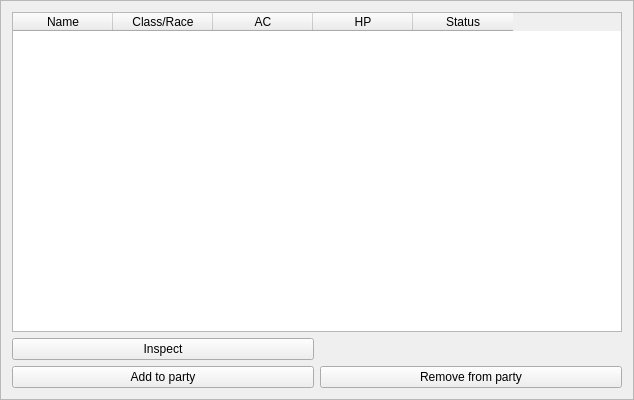
<?xml version="1.0" encoding="UTF-8"?>
<ui version="4.0">
 <class>tavernFrame</class>
 <widget class="QFrame" name="tavernFrame">
  <property name="geometry">
   <rect>
    <x>0</x>
    <y>0</y>
    <width>634</width>
    <height>400</height>
   </rect>
  </property>
  <property name="windowTitle">
   <string>Frame</string>
  </property>
  <property name="frameShape">
   <enum>QFrame::StyledPanel</enum>
  </property>
  <property name="frameShadow">
   <enum>QFrame::Raised</enum>
  </property>
  <layout class="QGridLayout" name="gridLayout">
   <item row="0" column="0" colspan="2">
    <widget class="QTableWidget" name="gilgameshTavern_tableWidget">
     <property name="layoutDirection">
      <enum>Qt::LeftToRight</enum>
     </property>
     <property name="verticalScrollBarPolicy">
      <enum>Qt::ScrollBarAlwaysOff</enum>
     </property>
     <property name="horizontalScrollBarPolicy">
      <enum>Qt::ScrollBarAlwaysOff</enum>
     </property>
     <property name="sizeAdjustPolicy">
      <enum>QAbstractScrollArea::AdjustToContents</enum>
     </property>
     <property name="editTriggers">
      <set>QAbstractItemView::NoEditTriggers</set>
     </property>
     <property name="selectionBehavior">
      <enum>QAbstractItemView::SelectRows</enum>
     </property>
     <property name="columnCount">
      <number>5</number>
     </property>
     <column>
      <property name="text">
       <string>Name</string>
      </property>
     </column>
     <column>
      <property name="text">
       <string>Class/Race</string>
      </property>
     </column>
     <column>
      <property name="text">
       <string>AC</string>
      </property>
     </column>
     <column>
      <property name="text">
       <string>HP</string>
      </property>
     </column>
     <column>
      <property name="text">
       <string>Status</string>
      </property>
     </column>
    </widget>
   </item>
   <item row="2" column="0">
    <widget class="QPushButton" name="addToPartyButton">
     <property name="text">
      <string>Add to party</string>
     </property>
    </widget>
   </item>
   <item row="2" column="1">
    <widget class="QPushButton" name="removeFromPartyButton">
     <property name="text">
      <string>Remove from party</string>
     </property>
    </widget>
   </item>
   <item row="1" column="0">
    <widget class="QPushButton" name="inspectButton">
     <property name="text">
      <string>Inspect</string>
     </property>
    </widget>
   </item>
  </layout>
 </widget>
 <resources/>
 <connections/>
</ui>
